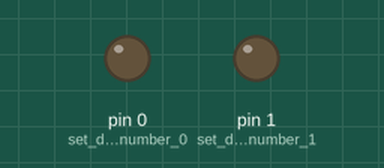
The sketch below on a simulated Arduino Uno, built with avr-gcc and run on an emulated ATmega328P. Parts: output pins drawn as LEDs (lit = HIGH). Dashed ring = blinking.

Above: at 0.1 s.
At 0.45 s:
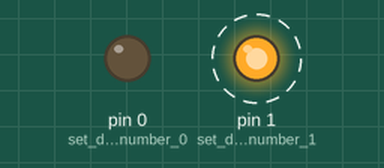
At 2.65 s:
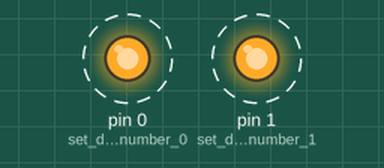
Timing chart, 0 to 3.0 s (numbered marks = the images above):
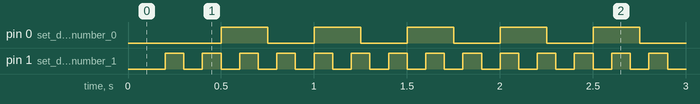

The sketch:

Blinking_LEDs_Different_Frequencies_millis_function.ino
```cpp
// In this code, the red LED (on 0) is blinking for a frequency of 2HZ and the green LED (on 1) is blinking for a frequency of 5HZ
//To this, we used the millis()function that returns the number of milliseconds that have passed since the Arduino board started running its current program

const long interval_1 = 250;  // interval at which to blink (milliseconds) for the red LED
const long interval_2 = 100;  // interval at which to blink (milliseconds) for the green LED

int ledState_1 = HIGH;  // ledState_1 used to set the red LED
int ledState_2 = HIGH;  // ledState_2 used to set the green LED
unsigned long previousMillis_1 = 0;
unsigned long previousMillis_2 = 0;

void setup(){
pinMode(0,OUTPUT); //set digital pin number 0 on the Arduino board to output mode for the red LED
pinMode(1,OUTPUT); //set digital pin number 1 on the Arduino board to output mode for the green LED
}

void loop(){
unsigned long currentMillis = millis();

if (currentMillis-previousMillis_2 >= interval_2) {
previousMillis_2=currentMillis;
if (ledState_2 == HIGH)
ledState_2 = LOW;
else
ledState_2 = HIGH;
digitalWrite(1,ledState_2);
}

if (currentMillis-previousMillis_1>=interval_1){
previousMillis_1=currentMillis;
if (ledState_1 == HIGH)
ledState_1 = LOW;
else
ledState_1 = HIGH;
digitalWrite(0,ledState_1);
}

}
```

Measured:
- by itself, pin 0 (set_digital_pin_number_0): alternates HIGH for 0.25 s and LOW for 0.25 s
- by itself, pin 1 (set_digital_pin_number_1): alternates HIGH for 0.10 s and LOW for 0.10 s
